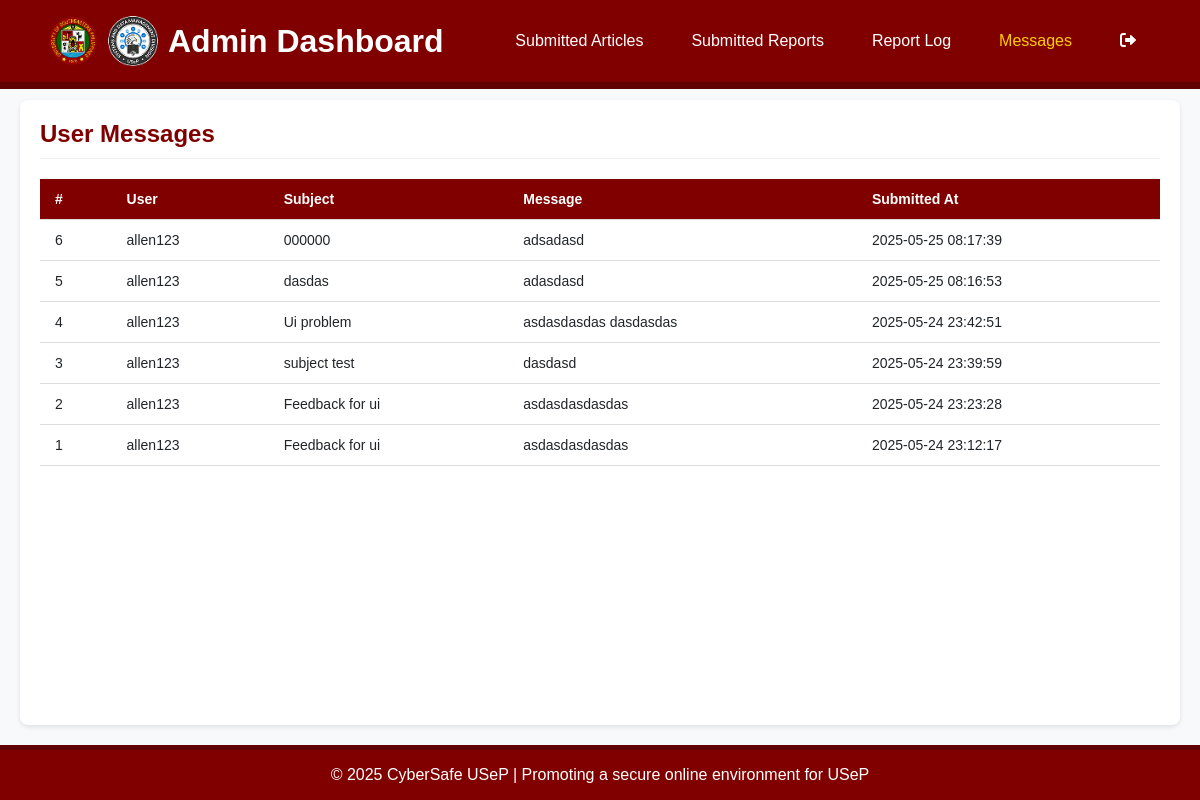
The app's page /admMessages.php (signed in) with its own data.
### tables this page shows
CREATE TABLE IF NOT EXISTS `feedback` (
  `feedbackID` int NOT NULL AUTO_INCREMENT,
  `userID` int NOT NULL,
  `subject` varchar(255) NOT NULL,
  `message` text NOT NULL,
  `submittedAt` datetime NOT NULL DEFAULT CURRENT_TIMESTAMP,
  PRIMARY KEY (`feedbackID`),
  KEY `idx_feedback_user` (`userID`)
);

### admMessages.php (the view, shortened to what this page needs)
<?php
require 'db.php';
$stmt = $pdo->query("
    SELECT f.feedbackID,
           f.userID,
           COALESCE(u.username, 'Anonymous') AS username,
           f.subject,
           f.message,
           f.submittedAt
    FROM feedback f
    LEFT JOIN users u ON f.userID = u.userID
    ORDER BY f.submittedAt DESC
");
$messages = $stmt->fetchAll(PDO::FETCH_ASSOC);
?>
<!DOCTYPE html>
<html lang="en">
<head>
  <link rel="stylesheet" href="https://cdnjs.cloudflare.com/ajax/libs/font-awesome/6.0.0/css/all.min.css">
  <link rel="stylesheet" href="styles/admin-dashboard.css">
</head>
<body>
  <header class="header">
    <div id="logo">
      <img src="images/logo.jpg" alt="CyberSafe USeP Logo">
      <img src="images/sdmdlogo.png" alt="sdmdlogo">
      <h1>Admin Dashboard</h1>
    </div>
    <div class="desktop-nav">
      <nav class="nav">
        <a href="admDashSUBMITTEDART.php">Submitted Articles</a>
        <a href="admDashSUBMITTEDREP.php">Submitted Reports</a>
        <a href="admDashREPORTLOG.php">Report Log</a>
        <a href="admMessages.php" class="active">Messages</a>
        <a href="logout.php" class="logout-btn" title="Logout">
          <i class="fas fa-sign-out-alt"></i>
        </a>
      </nav>
    </div>
  </header>
  <div class="admin-container">
    <div class="page-header">
      <h2 class="page-title">User Messages</h2>
    </div>
    <table class="data-table">
      <thead>
        <tr>
          <th>#</th>
          <th>User</th>
          <th>Subject</th>
          <th>Message</th>
          <th>Submitted At</th>
        </tr>
      </thead>
      <tbody>
        <?php foreach ($messages as $msg): ?>
          <tr>
            <td><?= htmlspecialchars($msg['feedbackID']) ?></td>
            <td><?= htmlspecialchars($msg['username']) ?></td>
            <td><?= htmlspecialchars($msg['subject']) ?></td>
            <td><?= nl2br(htmlspecialchars($msg['message'])) ?></td>
            <td><?= htmlspecialchars($msg['submittedAt']) ?></td>
          </tr>
        <?php endforeach; ?>
      </tbody>
    </table>
  </div>
  <footer>
    &copy; 2025 CyberSafe USeP | Promoting a secure online environment for USeP
  </footer>
</body>
</html>

### styles/admin-dashboard.css (style rules this page uses)
:root { --maroon: #800000; --dark-maroon: #500000; --light-gray: #f5f5f5; --medium-gray: #e0e0e0; --dark-gray: #333; --white: #ffffff; --green: #28a745; --yellow: #ffc107; --red: #dc3545; --blue: #007bff; }
* { margin: 0; padding: 0; box-sizing: border-box; font-family: Arial, sans-serif; }
body { background-color: #f8f9fa; color: #212529; }
.header { display: flex; justify-content: space-between; align-items: center; background-color: maroon; border-bottom: 7px solid rgb(97, 2, 2); padding: 1rem 3rem; position: fixed; width: 100%; top: 0; left: 0; z-index: 1001; }
.header img { width: 50px; height: 50px; }
.header #logo { gap: 10px; align-items: center; color: white; display: flex; }
.desktop-nav { display: block; }
.desktop-nav .nav { display: flex; gap: 1rem; }
.desktop-nav .nav a { text-decoration: none; color: white; font-size: 1rem; padding: 0.5rem 1rem; }
.desktop-nav .nav a:hover, .desktop-nav .nav a.active { color: #ffcc00; border-radius: 5px; }
footer { background-color: maroon; border-top: 5px solid rgb(97, 2, 2); color: white; text-align: center; padding: 1rem; margin-top: 220px; }

### admMessages.php (style rules this page uses)
body { display: flex; flex-direction: column; min-height: 100vh; padding-top: 80px; }
.admin-container { flex: 1; padding: 20px; margin: 20px; background: white; border-radius: 8px; box-shadow: 0 2px 5px rgba(0,0,0,0.1); }
footer { margin-top: auto; }
.page-header { display: flex; justify-content: space-between; align-items: center; margin-bottom: 20px; padding-bottom: 10px; border-bottom: 1px solid #eee; }
.page-title { font-size: 24px; color: maroon; }
.data-table { width: 100%; border-collapse: collapse; margin-top: 20px; font-size: 14px; }
.data-table th, .data-table td { padding: 12px 15px; text-align: left; border-bottom: 1px solid #ddd; vertical-align: top; }
.data-table th { background: maroon; color: white; position: sticky; top: 80px; }

### records on screen
feedback: feedbackID "6", username "allen123", subject "000000", message "adsadasd", submittedAt "2025-05-25 08:17:39"
feedback: feedbackID "5", username "allen123", subject "dasdas", message "adasdasd", submittedAt "2025-05-25 08:16:53"
feedback: feedbackID "4", username "allen123", subject "Ui problem", message "asdasdasdas dasdasdas", submittedAt "2025-05-24 23:42:51"
feedback: feedbackID "3", username "allen123", subject "subject test", message "dasdasd", submittedAt "2025-05-24 23:39:59"
feedback: feedbackID "2", username "allen123", subject "Feedback for ui", message "asdasdasdasdas", submittedAt "2025-05-24 23:23:28"
feedback: feedbackID "1", username "allen123", subject "Feedback for ui", message "asdasdasdasdas", submittedAt "2025-05-24 23:12:17"
